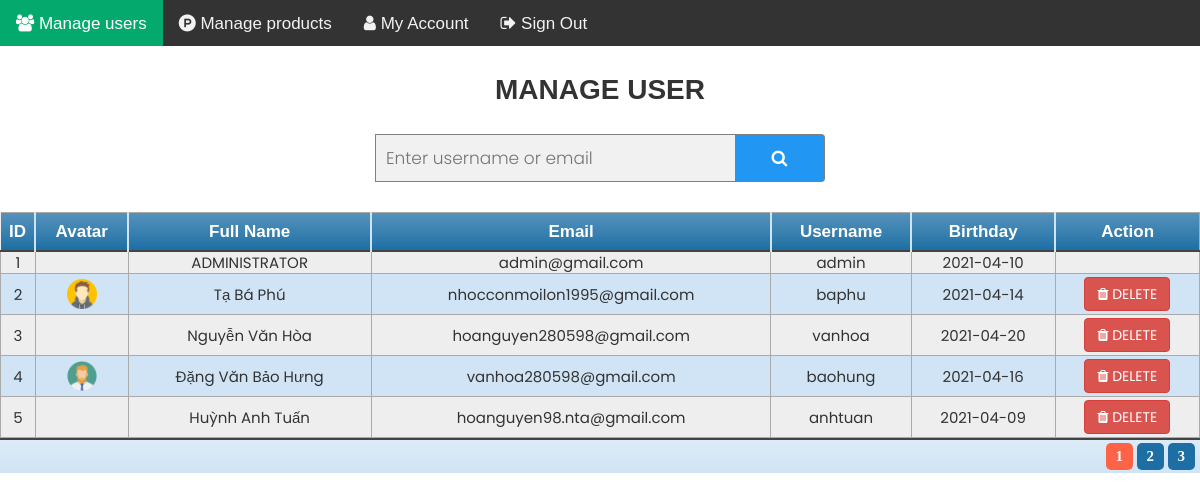
The page /index.php?controller=users&action=list-users (signed in) on the database its author committed.
### tables this page shows
CREATE TABLE `user` (
  `user_id` int(11) NOT NULL,
  `full_name` varchar(255) NOT NULL,
  `email` varchar(255) NOT NULL,
  `username` varchar(255) NOT NULL,
  `password` varchar(255) NOT NULL,
  `birth_day` date NOT NULL,
  `avatar` varchar(255) NOT NULL,
  `is_admin` tinyint(1) NOT NULL
);

### routes.php (called while the page is built, shortened)
<?php
$controller = new $klass;
$url = explode("-", $action);
for ($i = 0; $i < count($url); $i++) {
    if ($i != 0) {
        $url[$i] = ucfirst($url[$i]);
    }
}
$newAction = implode("", $url);
$controller->$newAction();

### index.php (called while the page is built, shortened)
<?php
require_once('connection.php');
require_once('routes.php');

### connection.php (called while the page is built, shortened)
<?php
class Database
{
    private $host = "localhost:3306";
    private $username = "root";
    private $password = "";
    private $database = "phonestore";
    private $sql = "";
    private $connection;
    public function __construct()
    {
        try {
            $this->connection = new PDO('mysql:host=' . $this->host . ';dbname=' . $this->database,
                $this->username, $this->password);
            $this->connection->exec("SET NAMES 'utf8'");
            $this->connection->setAttribute(PDO::ATTR_ERRMODE, PDO::ERRMODE_EXCEPTION);
        } catch (PDOException $e) {
            die($e->getMessage());
        }
    }
    public function setQuery($sql)
    {
        $this->sql = $sql;
    }
    public function execute($options = array())
    {
        $statement = $this->connection->prepare($this->sql);
        $statement->execute();
        return $statement;
    }
    public function loadAllRows($options = array())
    {
        if (!$options) {
            $result = $this->execute();
        } else {
            $result = $this->execute($options);
            if (!$result) {
                return false;
            }
        }
        return $result->fetchAll(PDO::FETCH_OBJ);
    }
    public function loadRecord($option = array())
    {
        if (!$option) {
            $result = $this->execute();
        } else {
            $result = $this->execute($option);
            if (!$result) {
                return false;
            }
        }
        return $result->fetch(PDO::FETCH_COLUMN);
    }
}
?>

### models/user_model.php (called while the page is built, shortened)
<?php
class UserModel
{
    private $db;
    public function __construct()
    {
        $this->db = new Database();
    }
    public function countRecord($key)
    {
        $sql = "SELECT COUNT(*) FROM user WHERE username LIKE '%$key%' OR email LIKE '%$key%'";
        $this->db->setQuery($sql);
        return $this->db->loadRecord();
    }
    public function getTotalPages($key)
    {
        return ceil($this->countRecord($key) / 5);
    }
    public function paginate($page, $key)
    {
        $index = ($page - 1) * 5;
        $sql = "SELECT * FROM user WHERE username LIKE '%$key%' OR email LIKE '%$key%' LIMIT $index, 5";
        $this->db->setQuery($sql);
        $users = $this->db->loadAllRows();
        if ($users == null) {
            return null;
        } else {
            return $users;
        }
    }
}

### views/users/manage_user.php (the view, shortened to what this page needs)
<section class="manage-user">
    <div class="container-fluid-w">
        <div class="row">
            <div class="col">
                <div class="login-form__header">
                    <h1>MANAGE USER</h1>
                </div>
            </div>
            <div class="col">
                <form action="index.php?controller=users&action=form-search" method="post" class="manage-user__form">
                    <input type="text" placeholder="Enter username or email" name="key">
                    <button type="submit" name="search" class="btn btn-search"><i class="fa fa-search"></i></button>
                </form>
            </div>
            <div class="col">
                <div class="divTable blueTable">
                    <div class="divTableHeading">
                        <div class="divTableRow">
                            <div class="divTableHead">ID</div>
                            <div class="divTableHead">Avatar</div>
                            <div class="divTableHead">Full Name</div>
                            <div class="divTableHead">Email</div>
                            <div class="divTableHead">Username</div>
                            <div class="divTableHead">Birthday</div>
                            <div class="divTableHead">Action</div>
                        </div>
                    </div>
                    <div class="divTableBody">
                        <?php
                        if ($users != null) {
                            foreach ($users as $user) {
                                ?>
                                <div class="divTableRow">
                                    <div class="divTableCell"><?= $user->user_id ?></div>
                                    <div class="divTableCell">
                                        <img src="<?= $user->avatar ?>" alt="" width="30px">
                                    </div>
                                    <div class="divTableCell"><?= $user->full_name ?></div>
                                    <div class="divTableCell"><?= $user->email ?></div>
                                    <div class="divTableCell"><?= $user->username ?></div>
                                    <div class="divTableCell"><?= $user->birth_day ?></div>
                                    <div class="divTableCell">
                                        <?php
                                        if ($user->is_admin != 1) {
                                            ?>
                                            <a href="index.php?controller=users&action=delete-user&id=<?= $user->user_id ?>"
                                               onClick="return confirm('Are you sure you want to delete this user?');"
                                               class="btn btn-danger">
                                                <i class="fa fa-trash"
                                                   aria-hidden="true"></i> DELETE</a>
                                            <?php
                                        }
                                        ?>
                                    </div>
                                </div>
                                <?php
                            }
                        }
                        ?>
                    </div>
                </div>
            </div>
            <div class="col">
                <div class="blueTable outerTableFooter">
                    <div class="tableFootStyle">
                        <div class="links">
                            <?php
                            $page = 1;
                            $key = "";
                            for ($i = 1; $i <= $totalPages; $i++) {
                                if ($page == $i) {
                                    echo "&nbsp;<a href=\"index.php?controller=users&action=list-users&page=$i&key=$key\" class='page-active'>$i</a>";
                                } else {
                                    echo "&nbsp;<a href=\"index.php?controller=users&action=list-users&page=$i&key=$key\">$i</a>";
                                }
                            }
                            ?>
                        </div>
                    </div>
                </div>
            </div>
        </div>
    </div>
</section>

### controllers/users_controller.php (shortened to what this page needs)
<?php
require_once('controllers/base_controller.php');
class UsersController extends BaseController
{
    protected $userModel;
    function __construct()
    {
        $this->folder = 'users';
        $this->userModel = $this->model('user');
    }
    public function __call($method, $arguments)
    {
        if (method_exists($this, $method)) {
            return call_user_func_array([$this, $method], $arguments);
        }
    }
    protected function listUsers()
    {
        $role = $_SESSION["role"];
        if ($role == ADMIN) {
            $page = 1;
            $key = "";
            $users = $this->userModel->paginate($page, trim($key));
            $totalPages = $this->userModel->getTotalPages($key);
            $data = array('users' => $users, 'totalPages' => $totalPages);
            $this->render("manage_user", $data);
        } else {
            $notify = "You are not permitted to use this feature!";
            header("location:index.php?controller=users&action=info&notify=$notify");
        }
    }
}

### controllers/base_controller.php (shortened to what this page needs)
<?php
class BaseController
{
    protected $folder;
    public function model($model)
    {
        return new $modelClass;
    }
    function render($file, $data = array())
    {
        $view_file = 'views/' . $this->folder . '/' . $file . '.php';
        if (is_file($view_file)) {
            extract($data);
            require_once($view_file);
            $content = ob_get_clean();
            require_once('views/layouts/application.php');
        } else {
            header('Location: index.php?controller=users&action=error');
        }
    }
}

### views/layouts/application.php (shortened to what this page needs)
<!doctype html>
<html lang="en">
<head>
    <link rel="stylesheet" href="https://maxcdn.bootstrapcdn.com/bootstrap/3.4.1/css/bootstrap.min.css">
    <link rel="stylesheet" href="https://cdnjs.cloudflare.com/ajax/libs/font-awesome/4.7.0/css/font-awesome.min.css"/>
    <link rel="stylesheet" href="assets/css/style.css" type="text/css">
    <link rel="stylesheet" href="assets/css/reset.css" type="text/css">
    <link rel="stylesheet" href="assets/css/responsive.css" type="text/css">
</head>
<body>
<header>
    <?php
    include "views/layouts/header.php";
    ?>
</header>
<main>
    <?= @$content ?>
</main>
</body>
</html>

### views/layouts/header.php (shortened to what this page needs)
<nav class="top-bar">
    <div class="container-fluid-w">
        <div class="top-bar__menu" id="my-top-nav">
            <?php
            function active($currect_page)
            {
                $url_array = explode('/', $_SERVER['REQUEST_URI']);
                $url = end($url_array);
                if (strpos($url, $currect_page) !== false) {
                    echo 'active';
                }
            }
            if (!isset($_SESSION['user'])) {
                ?>
                <a href="index.php?controller=users&action=sign-in"
                   class="<?php active("index.php?controller=users&action=sign-in"); ?>">
                    <i class="fa fa-sign-in" aria-hidden="true"></i> Sign In
                </a>
                <a href="index.php?controller=users&action=sign-up"
                   class="<?php active("index.php?controller=users&action=sign-up"); ?>">
                    <i class="fa fa-user-plus" aria-hidden="true"></i> Sign Up
                </a>
                <?php
            } else {
                if (isset($_SESSION['role']) && $_SESSION['role'] == 1) {
                    ?>
                    <a href="index.php?controller=users&action=list-users"
                       class="<?php active("index.php?controller=users&action=list-users"); ?>">
                        <i class="fa fa-users" aria-hidden="true"></i> Manage users
                    </a>
                    <a href="index.php?controller=products&action=manage-product"
                       class="<?php active("index.php?controller=products&action=manage-product"); ?>">
                        <i class="fa fa-product-hunt" aria-hidden="true"></i> Manage products
                    </a>
                    <?php
                }
                ?>
                <a href="index.php?controller=users&action=info"
                   class="<?php active("index.php?controller=users&action=info"); ?>">
                    <i class="fa fa-user" aria-hidden="true"></i> My Account
                </a>
                <a href="index.php?controller=users&action=sign-out">
                    <i class="fa fa-sign-out" aria-hidden="true"></i> Sign Out
                </a>
                <?php
            }
            ?>
        </div>
    </div>
</nav>

### assets/css/style.css (style rules this page uses)
html { font-size: 62.5%; }
*::before, *::after { box-sizing: border-box; -webkit-box-sizing: border-box; }
body { font-family: Arial, Helvetica, sans-serif; }
img { display: block; max-width: 100%; }
a { text-decoration: none; }
input, button, textarea, select { font-family: "Poppins", sans-serif; font-size: 1.4rem; font-weight: 300; outline: none; border: 0; margin: 0; padding: 0; border-radius: 0; }
.btn { cursor: pointer; }
.container-fluid-w { width: 100%; }
.row { display: flex; margin-left: 0; margin-right: 0; }
.top-bar__menu { overflow: hidden; background-color: #333; font-family: Arial, Helvetica, sans-serif; }
.top-bar__menu a { float: left; display: block; color: #f2f2f2; text-align: center; padding: 14px 16px; text-decoration: none; font-size: 17px; }
.top-bar__menu a.active { background-color: #04AA6D; color: white; }
.login-form__header { text-align: center; font-family: Arial, Helvetica, sans-serif; margin: 30px auto; }
.login-form__header h1 { font-size: 28px; font-weight: bold; margin-bottom: 15px; }
.manage-user .row { flex-direction: column; }
.manage-user__form { padding-bottom: 30px; max-width: 450px; margin: 0 auto; }
.manage-user__form input[type=text] { padding-left: 10px; height: 48px; font-size: 17px; border: 1px solid grey; float: left; width: 80%; background: #f1f1f1; border-right: none; box-sizing: border-box; }
.btn-search { float: left; width: 20%; height: 48px; background: #2196F3; color: white; font-size: 17px; border: 1px solid grey; cursor: pointer; border-left: none; outline: none; border-bottom-left-radius: 0; border-top-left-radius: 0; box-sizing: border-box; }
.manage-user__form::after { content: ""; clear: both; display: table; }
.manage-user .col:nth-of-type(3) { overflow-x: auto; }
.divTable.blueTable .divTableBody .divTableCell img { display: block; margin: 0 auto; }
div.blueTable { border: 0px solid #1C6EA4; background-color: #EEEEEE; width: 100%; text-align: left; border-collapse: collapse; }
.divTable.blueTable .divTableCell, .divTable.blueTable .divTableHead { border: 1px solid #AAAAAA; padding: 3px 2px; }
.divTable.blueTable .divTableBody .divTableCell { font-size: 15px; font-family: Poppins, sans-serif; }
.divTable.blueTable .divTableRow:nth-child(even) { background: #D0E4F5; }
.divTable.blueTable .divTableHeading { background: #1C6EA4; background: -moz-linear-gradient(top, #5592bb 0%, #327cad 66%, #1C6EA4 100%); background: -webkit-linear-gradient(top, #5592bb 0%, #327cad 66%, #1C6EA4 100%); background: linear-gradient(to bottom, #5592bb 0%, #327cad 66%, #1C6EA4 100%); border-bottom: 2px solid #444444; }
.divTable.blueTable .divTableHeading .divTableHead { font-size: 17px; font-weight: bold; color: #FFFFFF; border-left: 2px solid #D0E4F5; font-family: Arial, Helvetica, sans-serif; padding-top: 10px; padding-bottom: 10px; }
.divTable.blueTable .divTableHeading .divTableHead:first-child { border-left: none; }
.blueTable .tableFootStyle { font-size: 14px; font-weight: bold; color: #FFFFFF; background: #D0E4F5; background: -moz-linear-gradient(top, #dcebf7 0%, #d4e6f6 66%, #D0E4F5 100%); background: -webkit-linear-gradient(top, #dcebf7 0%, #d4e6f6 66%, #D0E4F5 100%); background: linear-gradient(to bottom, #dcebf7 0%, #d4e6f6 66%, #D0E4F5 100%); border-top: 2px solid #444444; }
.blueTable .tableFootStyle { font-size: 14px; }
.blueTable .tableFootStyle .links { text-align: right; }
.blueTable .tableFootStyle .links a { display: inline-block; background: #1C6EA4; color: #FFFFFF; padding: 6px 10px; border-radius: 5px; font-size: 15px; text-decoration: none; }
.blueTable.outerTableFooter { border-top: none; }
.blueTable.outerTableFooter .tableFootStyle { padding: 3px 5px; }
.divTable { display: table; }
.divTableRow { display: table-row; }
.divTableHeading { display: table-header-group; }
.divTableCell, .divTableHead { display: table-cell; vertical-align: middle; text-align: center; }
.divTableBody { display: table-row-group; }
.blueTable .tableFootStyle .links a.page-active { background: tomato; }

### rows shown on the page
user: user_id "1", full_name "ADMINISTRATOR", email "admin@gmail.com", username "admin", birth_day "2021-04-10"
user: user_id "2", avatar (picture), full_name "Tạ Bá Phú", email "nhocconmoilon1995@gmail.com", username "baphu", birth_day "2021-04-14"
user: user_id "3", full_name "Nguyễn Văn Hòa", email "hoanguyen280598@gmail.com", username "vanhoa", birth_day "2021-04-20"
user: user_id "4", avatar (picture), full_name "Đặng Văn Bảo Hưng", email "vanhoa280598@gmail.com", username "baohung", birth_day "2021-04-16"
user: user_id "5", full_name "Huỳnh Anh Tuấn", email "hoanguyen98.nta@gmail.com", username "anhtuan", birth_day "2021-04-09"
